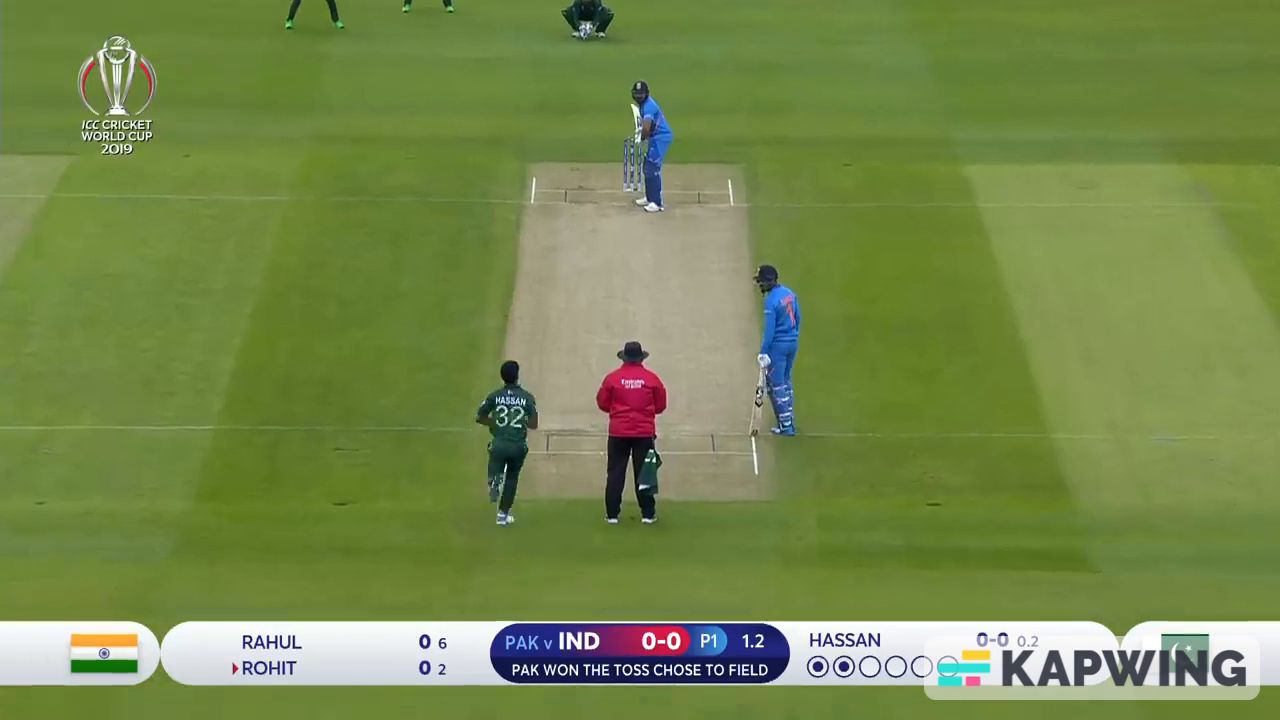
#> input picture frame 13 of 20.mp4, 1280 x 720 px
$ python analytics.py
#> lines starting #> are read from the running program, lines starting #| are printed output that depends on the picture
import cv2
import numpy as np
import imutils

video='C:/Users/Bhavya/Desktop/Sel_topic_Hackathon/20.mp4'

# Create a VideoCapture object and read from input file
# If the input is the camera, pass 0 instead of the video file name
cap = cv2.VideoCapture(video)
cnt=0

# Check if camera opened successfully
if (cap.isOpened()== False):
  print("Error opening video stream or file")

ret,first_frame = cap.read()
#> first_frame is the input picture: shape (720, 1280, 3); mean B, G, R 76.4, 136.3, 117.5

# Read until video is completed
while(cap.isOpened()):

  # Capture frame-by-frame
  ret, frame = cap.read()
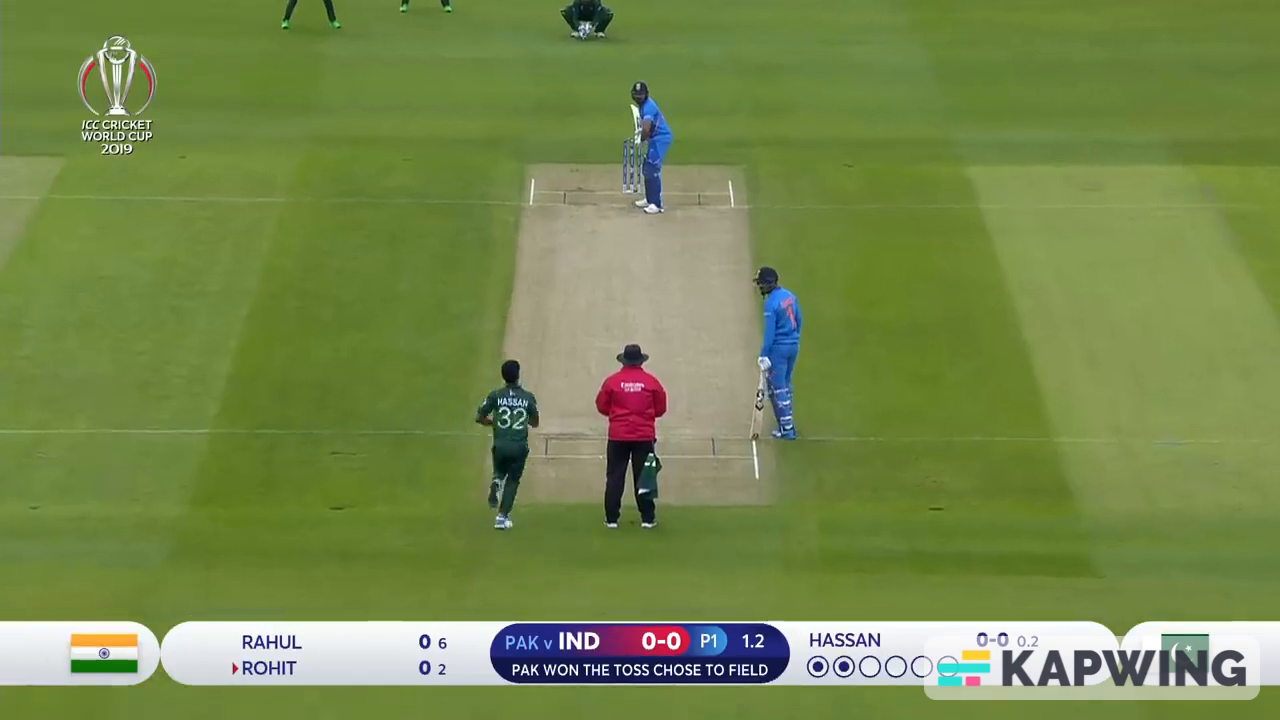
#> input picture frame 14 of 20.mp4, 1280 x 720 px
#> frame is the input picture: shape (720, 1280, 3); mean B, G, R 76.6, 136.4, 117.7

  if ret == True:

    #removing scorecard
    roi = frame[:600,:]
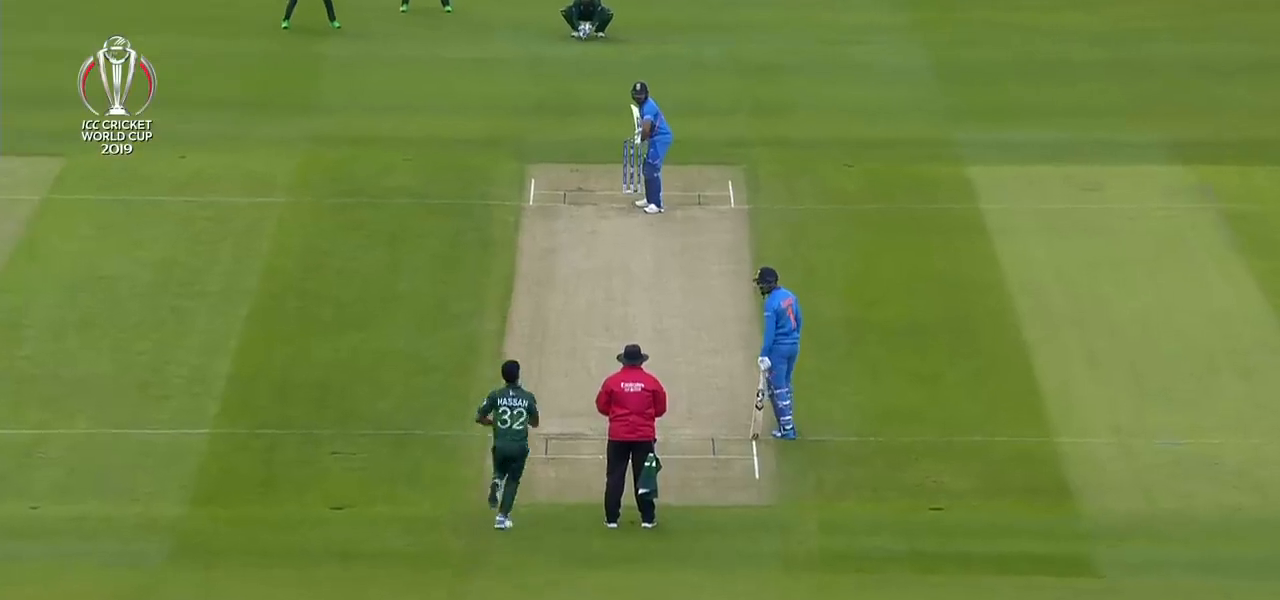
#> roi: shape (600, 1280, 3); mean B, G, R 66, 132.1, 111.9

    #cropping center of an image
    thresh=300
    end = roi.shape[1] - thresh
#> end = 980
    roi = roi[:,thresh:end]
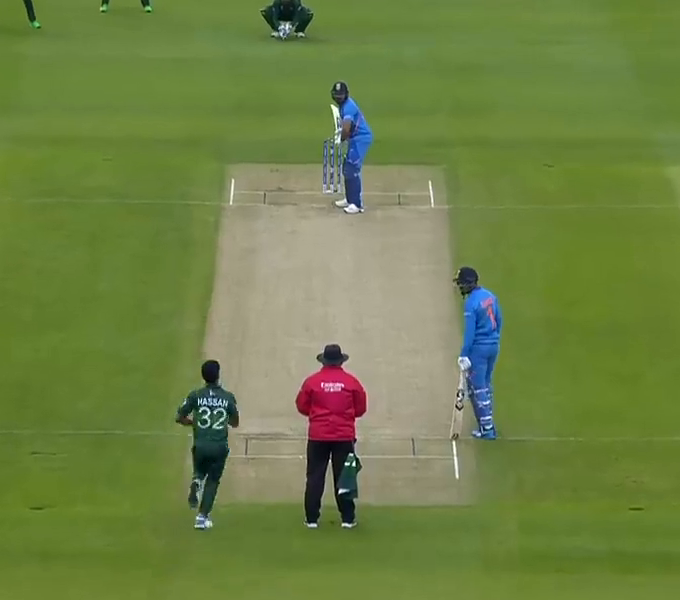
#> roi: shape (600, 680, 3); mean B, G, R 69, 129, 110.7

    cv2.imshow("image",roi)
    # Press Q on keyboard to  exit
    if cv2.waitKey(25) & 0xFF == ord('q'):
#> (key q is pressed here)
      break

    cv2.imwrite('frames/'+str(cnt)+'.png',roi)
    cnt=cnt+1

  # Break the loop
  else:
    break

cv2.destroyAllWindows()
